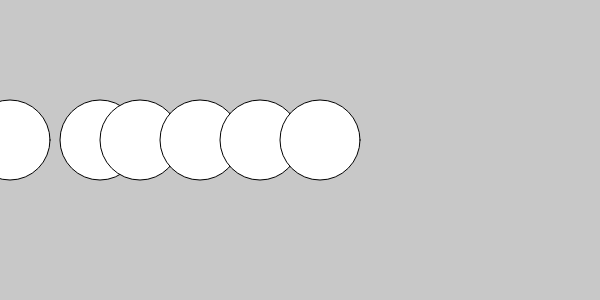
Frame 1 (no input)
Frame 60 (no input): identical to frame 1, image omitted
Frame 120 (the mouse pressed at the canvas centre since frame 60): identical to frame 1, image omitted

The p5.js sketch that drew this single still picture (run headless with seeded random() and noise() and a simulated clock; from frame 60 on, the mouse is pressed at the canvas centre):

// p5.js sketch
// ── sketch.js
xValue = [10, 100, 140, 200, 260, 320]
function setup() { 
  createCanvas(600, 300); 
}

function draw() {
  background(200);
  for(x of xValue){
    circle(x, 140, 80)
  }
}
